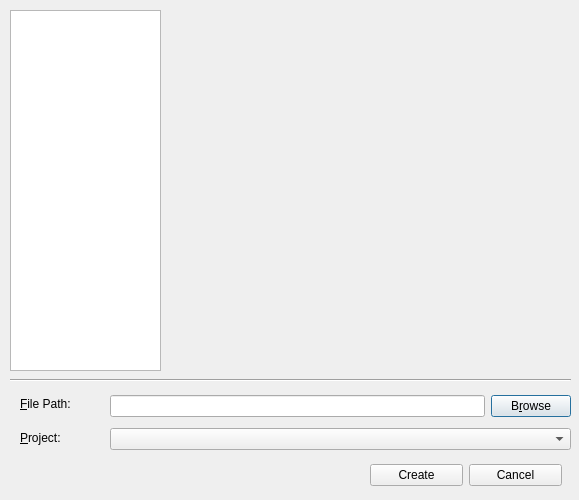
<?xml version="1.0" encoding="UTF-8"?>
<ui version="4.0">
 <class>NewFileDialog</class>
 <widget class="QDialog" name="NewFileDialog">
  <property name="windowModality">
   <enum>Qt::WindowModal</enum>
  </property>
  <property name="geometry">
   <rect>
    <x>0</x>
    <y>0</y>
    <width>579</width>
    <height>500</height>
   </rect>
  </property>
  <property name="windowTitle">
   <string>New File</string>
  </property>
  <property name="windowIcon">
   <iconset resource="resources.qrc">
    <normaloff>:/code.png</normaloff>:/code.png</iconset>
  </property>
  <widget class="QListWidget" name="filetypes">
   <property name="geometry">
    <rect>
     <x>10</x>
     <y>10</y>
     <width>151</width>
     <height>361</height>
    </rect>
   </property>
  </widget>
  <widget class="QWidget" name="detail" native="true">
   <property name="geometry">
    <rect>
     <x>170</x>
     <y>10</y>
     <width>401</width>
     <height>361</height>
    </rect>
   </property>
  </widget>
  <widget class="Line" name="line">
   <property name="geometry">
    <rect>
     <x>10</x>
     <y>370</y>
     <width>561</width>
     <height>20</height>
    </rect>
   </property>
   <property name="orientation">
    <enum>Qt::Horizontal</enum>
   </property>
  </widget>
  <widget class="QWidget" name="layoutWidget">
   <property name="geometry">
    <rect>
     <x>110</x>
     <y>390</y>
     <width>461</width>
     <height>65</height>
    </rect>
   </property>
   <layout class="QVBoxLayout" name="verticalLayout">
    <item>
     <layout class="QHBoxLayout" name="horizontalLayout">
      <item>
       <widget class="QLineEdit" name="filepath"/>
      </item>
      <item>
       <widget class="QPushButton" name="browse">
        <property name="text">
         <string>B&amp;rowse</string>
        </property>
       </widget>
      </item>
     </layout>
    </item>
    <item>
     <widget class="QComboBox" name="project"/>
    </item>
   </layout>
  </widget>
  <widget class="QWidget" name="layoutWidget">
   <property name="geometry">
    <rect>
     <x>20</x>
     <y>390</y>
     <width>81</width>
     <height>61</height>
    </rect>
   </property>
   <layout class="QVBoxLayout" name="verticalLayout_2">
    <item>
     <widget class="QLabel" name="label">
      <property name="text">
       <string>&amp;File Path:</string>
      </property>
      <property name="buddy">
       <cstring>filepath</cstring>
      </property>
     </widget>
    </item>
    <item>
     <widget class="QLabel" name="label_2">
      <property name="text">
       <string>&amp;Project:</string>
      </property>
      <property name="buddy">
       <cstring>project</cstring>
      </property>
     </widget>
    </item>
   </layout>
  </widget>
  <widget class="QWidget" name="layoutWidget">
   <property name="geometry">
    <rect>
     <x>370</x>
     <y>460</y>
     <width>192</width>
     <height>30</height>
    </rect>
   </property>
   <layout class="QHBoxLayout" name="horizontalLayout_2">
    <item>
     <widget class="QPushButton" name="createButton">
      <property name="text">
       <string>Create</string>
      </property>
     </widget>
    </item>
    <item>
     <widget class="QPushButton" name="cancelButton">
      <property name="text">
       <string>Cancel</string>
      </property>
     </widget>
    </item>
   </layout>
  </widget>
 </widget>
 <tabstops>
  <tabstop>filetypes</tabstop>
  <tabstop>filepath</tabstop>
  <tabstop>browse</tabstop>
  <tabstop>project</tabstop>
 </tabstops>
 <resources>
  <include location="resources.qrc"/>
 </resources>
 <connections>
  <connection>
   <sender>createButton</sender>
   <signal>clicked()</signal>
   <receiver>NewFileDialog</receiver>
   <slot>accept()</slot>
   <hints>
    <hint type="sourcelabel">
     <x>414</x>
     <y>449</y>
    </hint>
    <hint type="destinationlabel">
     <x>277</x>
     <y>441</y>
    </hint>
   </hints>
  </connection>
  <connection>
   <sender>cancelButton</sender>
   <signal>clicked()</signal>
   <receiver>NewFileDialog</receiver>
   <slot>reject()</slot>
   <hints>
    <hint type="sourcelabel">
     <x>516</x>
     <y>441</y>
    </hint>
    <hint type="destinationlabel">
     <x>143</x>
     <y>454</y>
    </hint>
   </hints>
  </connection>
 </connections>
</ui>
